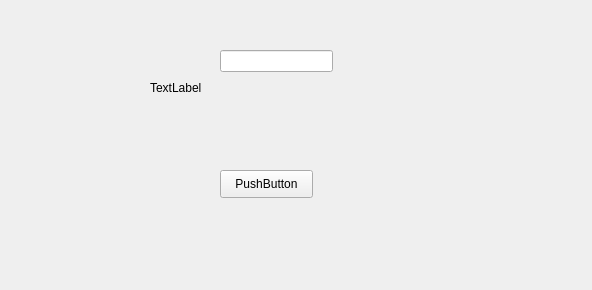
<?xml version="1.0" encoding="UTF-8"?>
<ui version="4.0">
 <class>Form</class>
 <widget class="QWidget" name="Form">
  <property name="geometry">
   <rect>
    <x>0</x>
    <y>0</y>
    <width>592</width>
    <height>290</height>
   </rect>
  </property>
  <property name="windowTitle">
   <string>Login Form</string>
  </property>
  <widget class="QLineEdit" name="lineEdit">
   <property name="geometry">
    <rect>
     <x>220</x>
     <y>50</y>
     <width>113</width>
     <height>22</height>
    </rect>
   </property>
  </widget>
  <widget class="QPushButton" name="pushButton">
   <property name="geometry">
    <rect>
     <x>220</x>
     <y>170</y>
     <width>93</width>
     <height>28</height>
    </rect>
   </property>
   <property name="text">
    <string>PushButton</string>
   </property>
  </widget>
  <widget class="QLabel" name="label">
   <property name="geometry">
    <rect>
     <x>150</x>
     <y>80</y>
     <width>55</width>
     <height>16</height>
    </rect>
   </property>
   <property name="text">
    <string>TextLabel</string>
   </property>
  </widget>
 </widget>
 <resources/>
 <connections/>
</ui>
